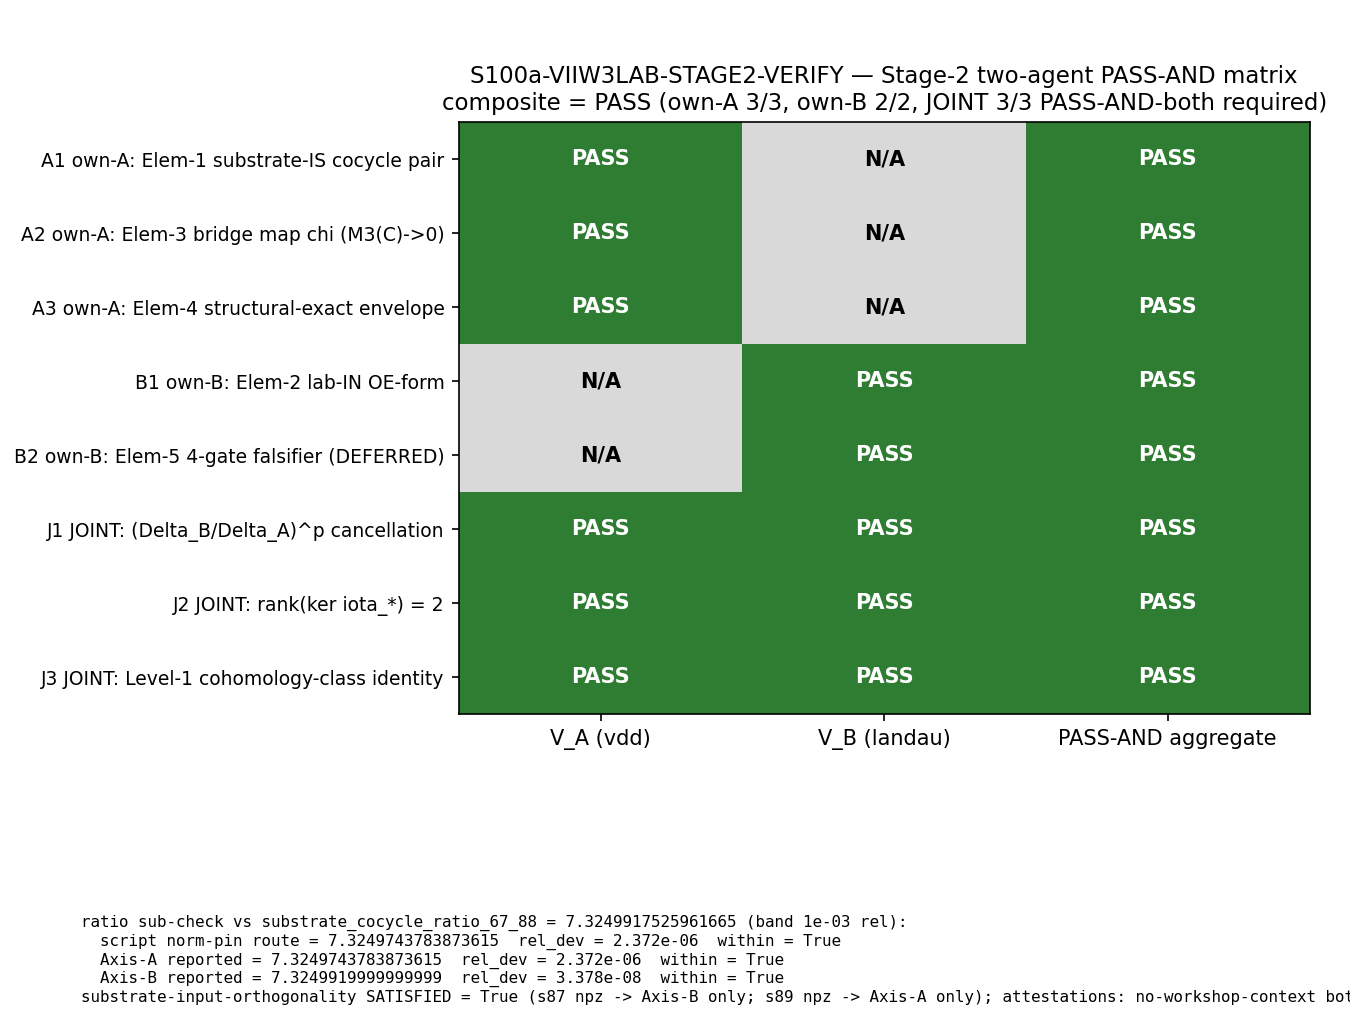

The Python source for this figure:
#!/usr/bin/env python3
"""
S100a W6-1 S100a-VIIW3LAB-STAGE2-VERIFY — Stage-2 two-agent PASS-AND aggregation
================================================================================

Gate: S100a-VIIW3LAB-STAGE2-VERIFY ([VERIFY])
Classification: GEOMETRIC (substrate-IS rank-2 cocycle pair on (A_K, H_K, D_K);
the fabric's intrinsic cohomology, not its excitations)

Pre-registered operator (plan session-100a-plan-w6.md SW6-1, operator.form):
  composite = PASS  iff  (for all c in axisA_own {A1,A2,A3}: V_A(c)=PASS)
                    AND  (for all c in axisB_own {B1,B2}:    V_B(c)=PASS)
                    AND  (for all j in JOINT {J1,J2,J3}: V_A(j)=PASS AND V_B(j)=PASS)
                         [PASS-AND, logical AND not OR]
  composite = FAIL  iff  exists c, exists R in {A,B}: V_R(c)=FAIL
  composite = INFO  iff  (no clause FAIL) AND (exists c, R: V_R(c)=INFO)

Stage-2 protocol-condition pre-flight (joint-theorem-promotion.md, audit items;
machinery_pin_map): reviewer identities MUST match the pinned assignment
(Axis-A van-den-dungen-bridge-theorist; Axis-B landau-condensed-matter-theorist),
neither reviewer in the Stage-0-author exclusion set {volovik-superfluid-universe-
theorist, connes-ncg-theorist, mack-cosmic-bridge}, both
no_workshop_context_attestation flags True, and the substrate-input-orthogonality
predicate satisfied (s87 npz loaded by Axis-B ONLY; s89 npz by Axis-A ONLY).
A protocol-condition breach blocks Stage-2 -> 3 promotion (audit FAIL) per
joint-theorem-promotion.md "Missing any of (1)-(6) -> audit FAIL".

Ratio sub-check (machinery_pin_map.ratio_band / .tolerance): the Gate-2
cohomology-asymmetry sub-check inside clauses J1/J3 — |computed - canonical| /
canonical <= 1e-3 relative against the canonical pin
substrate_cocycle_ratio_67_88 (canonical_constants.py; S86-W5-CANON-EXTRACT).
Three routes recorded: (i) this script's independent norm-pin route
cocycle_norm_phi67 / cocycle_norm_phi88; (ii) Axis-A reviewer's reported
sub-check; (iii) Axis-B reviewer's reported sub-check. All three must lie
within the band; a band breach is recorded as a sub-check inconsistency flag
(the composite verdict itself is the pre-registered clause-set conjunction).

SUBSTITUTION CHAIN (conjunction-logic chain; plan item 7 — no physics sign claim):
  Definition 1: V_A(c) = Axis-A (van-den-dungen-bridge-theorist) verdict on
                clause c in {A1,A2,A3} u {J1,J2,J3}.
  Definition 2: V_B(c) = Axis-B (landau-condensed-matter-theorist) verdict on
                clause c in {B1,B2} u {J1,J2,J3}.
  Definition 3: PASS-AND (joint-theorem-promotion.md "Stage 2"): a JOINT clause
                j PASSES iff V_A(j)=PASS AND V_B(j)=PASS (logical AND, NOT OR).
  Substitute:   composite = [AND_{c in {A1,A2,A3}} V_A(c)=PASS]
                        AND [AND_{c in {B1,B2}}    V_B(c)=PASS]
                        AND [AND_{j in {J1,J2,J3}} (V_A(j)=PASS AND V_B(j)=PASS)].
  Simplify:     composite=PASS iff every own-axis clause PASSES in its owning
                reviewer AND every JOINT clause PASSES in BOTH reviewers.
  Canonical:    composite in {PASS, FAIL, INFO} per operator.form (FAIL on any
                clause-FAIL; INFO on any clause-INFO absent FAIL).
  Direction:    PASS-AND is strictly stronger than PASS-OR — a JOINT clause
                passing in only ONE reviewer does NOT satisfy the gate (the
                structural-independence guarantee; OR is FORBIDDEN per
                joint-theorem-promotion.md "Stage 2" PASS criterion bullet 2).
  Conclusion:   composite=PASS => SVII.W-3.LAB -> STAGE-3-PERMANENT with
                Stage-3-CLASS tag JOINT-CROSS-AXIS-STAGE-2-PASS-AND;
                composite in {FAIL, INFO} => hold STAGE-1-CANDIDATE.

Inputs (SHA-256 dual-pinned at runtime; S84+ schema):
  - computations/session-100a/s100a_viiw3lab_reviewer_axisA_vdd.json
  - computations/session-100a/s100a_viiw3lab_reviewer_axisB_landau.json
  - sessions/permanent-results-registry.md (SVII.W-3.LAB block, lines 17030-17099)
  - computations/session-87/s87_w11_3heb_excess_inheritance_comparison.npz
  - computations/session-89/s89_w2_a7_chi_prime_inheritance_morphism.npz
  - .claude/rules/joint-theorem-promotion.md
  - .claude/rules/inheritance-falsifier-protocol.md
  - .claude/rules/cross-pillar-bridge-anatomy.md
  - canonical_constants.py (feeds audit_sha256; cocycle pins)
  - script bytes (feeds BOTH audit_sha256 and content_sha256)

Output 4-tuple:
  (value=<composite payload>, scheme=JOINT-CROSS-AXIS-STAGE-2,
   convention=PASS-AND-two-agent-inheritance-morphism-FWD-C3, L_max=N/A)

Audit discriminators (plan SW6-1 item 6):
  audit_sha256   = sha256(script || canonical_constants.py || SVII.W-3.LAB
                   entry-block bytes || pinmap_json)   ["script","canonical","pinmap"]
  content_sha256 = sha256(script)                       ["script"]
  pinmap carries reviewer assignment + clause enumeration + orthogonality
  declaration + ratio band + all 9 input-file SHAs.

OPERATIONAL DEVIATION (disclosed): the plan method-block names
computations/_shared/s100a_viiw3lab_stage2_verify.py; the authoritative
output_artifacts block names computations/session-100a/ — this script lives at
the output_artifacts path (orchestrator-confirmed; plan-internal drift).

Verdict emission: this script PRINTS the payload (print_verdict_payload);
the dispatching agent calls mcp__knowledge__emit_verdict(**payload) — the
race-safe, lock-serialized single writer of s100a_gate_verdicts.txt. The
script does NOT write the verdict file (Windows open("a") cross-process race;
S98 lost 5/8 lines under 8 concurrent writers).

GPU_path: cpu-cap-OMP8 — no matrix work (set-conjunction + ratio arithmetic).
"""

from __future__ import annotations

# ---------------------------------------------------------------------------
# Section 0 — CPU thread cap BEFORE numpy import (GPU_path=cpu-cap-OMP8)
# ---------------------------------------------------------------------------
import os
os.environ.setdefault("OMP_NUM_THREADS", "8")
os.environ.setdefault("MKL_NUM_THREADS", "8")

import sys
from pathlib import Path

SESSION_DIR = Path(__file__).resolve().parent
COMPUTATIONS_DIR = SESSION_DIR.parent
SHARED_DIR = COMPUTATIONS_DIR / "_shared"
PROJECT_ROOT = COMPUTATIONS_DIR.parent
sys.path.insert(0, str(SHARED_DIR))

# ---------------------------------------------------------------------------
# Section 1 — Canonical constants (MANDATORY first import; S34+)
# ---------------------------------------------------------------------------
from canonical_constants import *  # noqa: F401,F403
# Consumed canonical pins:
#   substrate_cocycle_ratio_67_88 = 7.3249917525961665 (S86-W5-CANON-EXTRACT)
#   cocycle_norm_phi67            = 0.793346 M_KK^2    (S86 W-5 CANONICAL-3)
#   cocycle_norm_phi88            = 0.108307 M_KK^2    (S86 W-5 CANONICAL-4)

# ---------------------------------------------------------------------------
# Section 2 — Standard imports
# ---------------------------------------------------------------------------
import hashlib
import json
import time

import numpy as np
import matplotlib
matplotlib.use("Agg")
import matplotlib.pyplot as plt
from matplotlib.colors import ListedColormap

# ---------------------------------------------------------------------------
# Section 3 — Identity + pre-registration pins (plan SW6-1 machinery_pin_map)
# ---------------------------------------------------------------------------
SESSION = "100a"                                                   # (local)
GATE_ID = "S100a-VIIW3LAB-STAGE2-VERIFY"                           # (local)
SCHEME = "JOINT-CROSS-AXIS-STAGE-2"                                # (local)
CONVENTION = "PASS-AND-two-agent-inheritance-morphism-FWD-C3"      # (local)
L_MAX = "N/A"                                                      # (local)

AXIS_A_REVIEWER = "van-den-dungen-bridge-theorist"                 # (local)
AXIS_B_REVIEWER = "landau-condensed-matter-theorist"               # (local)
STAGE0_EXCLUDED = (                                                # (local)
    "volovik-superfluid-universe-theorist",
    "connes-ncg-theorist",
    "mack-cosmic-bridge",
)
CLAUSES_AXIS_A_OWN = ("A1", "A2", "A3")                            # (local)
CLAUSES_AXIS_B_OWN = ("B1", "B2")                                  # (local)
CLAUSES_JOINT = ("J1", "J2", "J3")                                 # (local)
ALL_CLAUSES = CLAUSES_AXIS_A_OWN + CLAUSES_AXIS_B_OWN + CLAUSES_JOINT  # (local)

RATIO_BAND_REL = 1e-3   # (local) pre-registered Gate-2 sub-check band (0.1%)

# Orthogonality-pinned anchor files (basename markers for inputs_read scan)
S87_NPZ_MARKER = "s87_w11_3heb_excess_inheritance_comparison.npz"  # (local)
S89_NPZ_MARKER = "s89_w2_a7_chi_prime_inheritance_morphism.npz"    # (local)

# Input files (all SHA-pinned into pinmap)
REVIEWER_A_JSON = SESSION_DIR / "s100a_viiw3lab_reviewer_axisA_vdd.json"
REVIEWER_B_JSON = SESSION_DIR / "s100a_viiw3lab_reviewer_axisB_landau.json"
REGISTRY_PATH = PROJECT_ROOT / "sessions" / "permanent-results-registry.md"
S87_NPZ = COMPUTATIONS_DIR / "session-87" / S87_NPZ_MARKER
S89_NPZ = COMPUTATIONS_DIR / "session-89" / S89_NPZ_MARKER
RULE_JOINT = PROJECT_ROOT / ".claude" / "rules" / "joint-theorem-promotion.md"
RULE_INHERIT = PROJECT_ROOT / ".claude" / "rules" / "inheritance-falsifier-protocol.md"
RULE_BRIDGE = PROJECT_ROOT / ".claude" / "rules" / "cross-pillar-bridge-anatomy.md"
CANONICAL_PATH = SHARED_DIR / "canonical_constants.py"

INPUT_FILES = [
    CANONICAL_PATH,
    REGISTRY_PATH,
    REVIEWER_A_JSON,
    REVIEWER_B_JSON,
    S87_NPZ,
    S89_NPZ,
    RULE_JOINT,
    RULE_INHERIT,
    RULE_BRIDGE,
]

OUT_NPZ = SESSION_DIR / "s100a_viiw3lab_stage2_verify.npz"
OUT_PNG = SESSION_DIR / "s100a_viiw3lab_stage2_verify.png"

ENTRY_HEADING = "## §VII.W-3.LAB"                             # (local)
PLAN_PINNED_ENTRY_START_LINE = 17030                               # (local)


# ---------------------------------------------------------------------------
# Section 4 — SHA-256 input-pin block (S84+ dual-SHA schema)
# ---------------------------------------------------------------------------

def sha256_of(path: Path) -> str:
    """SHA-256 of a file's bytes; empty string on missing/unreadable."""
    h = hashlib.sha256()  # (local)
    try:
        h.update(path.read_bytes())
    except OSError:
        return ""
    return h.hexdigest()


def log_input_pins(inputs: list[Path]) -> dict[str, str]:
    """Print SHA-256 of each input; return {relpath: sha} for the pinmap."""
    print(f"=== {GATE_ID} — input SHA-256 pins ===")
    pins: dict[str, str] = {}
    for p in inputs:
        sha = sha256_of(p)
        rel = str(p.relative_to(PROJECT_ROOT)).replace("\\", "/")
        print(f"  {rel}: {sha[:16]}...")
        pins[rel] = sha
    return pins


def extract_entry_block(registry_path: Path) -> tuple[str, int, int]:
    """Extract the registered SVII.W-3.LAB entry block (heading to the line
    before the next '## ' heading). Returns (block_text, start_line, end_line)
    with 1-based line numbers. Anchor-based extraction (runtime canonical-path
    rescue per substrate-first-canonical-sourcing.md (ii.B)); the plan-pinned
    span 17030-17099 is cross-checked and any drift disclosed in stdout."""
    lines = registry_path.read_text(encoding="utf-8").splitlines()  # (local)
    start_idx = None  # (local)
    for i, ln in enumerate(lines):
        if ln.startswith(ENTRY_HEADING):
            start_idx = i
            break
    if start_idx is None:
        raise RuntimeError(f"SVII.W-3.LAB heading not found in {registry_path}")
    end_idx = len(lines)  # (local)
    for j in range(start_idx + 1, len(lines)):
        if lines[j].startswith("## "):
            end_idx = j
            break
    block = "\n".join(lines[start_idx:end_idx])  # (local)
    return block, start_idx + 1, end_idx  # 1-based inclusive span


def compute_audit_content_sha(
    script_path: Path,
    canonical_path: Path,
    entry_block: str,
    pins: dict[str, str],
) -> tuple[str, str]:
    """S84+ dual-SHA per plan SW6-1 audit_discriminators:
    audit_sha256   = sha256(script || canonical_constants.py ||
                            SVII.W-3.LAB entry-block bytes || pinmap_json)
    content_sha256 = sha256(script)
    """
    script_bytes = script_path.read_bytes()  # (local)
    canonical_bytes = canonical_path.read_bytes()  # (local)
    entry_bytes = entry_block.encode("utf-8")  # (local)
    pinmap_json = json.dumps(
        dict(sorted(pins.items())),
        separators=(",", ":"),
        sort_keys=True,
    ).encode("utf-8")  # (local)

    h_audit = hashlib.sha256()
    h_audit.update(script_bytes)
    h_audit.update(canonical_bytes)
    h_audit.update(entry_bytes)
    h_audit.update(pinmap_json)
    audit = h_audit.hexdigest()  # (local)

    h_content = hashlib.sha256()
    h_content.update(script_bytes)
    content = h_content.hexdigest()  # (local)
    return audit, content


# ---------------------------------------------------------------------------
# Section 5 — Aggregation compute
# ---------------------------------------------------------------------------

def load_reviewer(path: Path) -> dict:
    """Load a reviewer clause-verdict JSON."""
    return json.loads(path.read_text(encoding="utf-8"))


def protocol_preflight(rev_a: dict, rev_b: dict) -> tuple[bool, list[str]]:
    """Stage-2 protocol-condition checks (joint-theorem-promotion.md audit
    items, mechanically verifiable from the reviewer JSONs). Returns
    (all_ok, list_of_breach_descriptions)."""
    breaches: list[str] = []  # (local)

    # (i) reviewer identity matches the pinned assignment
    if rev_a.get("reviewer") != AXIS_A_REVIEWER:
        breaches.append(f"axisA_identity={rev_a.get('reviewer')}!={AXIS_A_REVIEWER}")
    if rev_b.get("reviewer") != AXIS_B_REVIEWER:
        breaches.append(f"axisB_identity={rev_b.get('reviewer')}!={AXIS_B_REVIEWER}")

    # (ii) neither reviewer is a Stage-0 author
    for tag, rev in (("axisA", rev_a), ("axisB", rev_b)):
        if rev.get("reviewer") in STAGE0_EXCLUDED:
            breaches.append(f"{tag}_reviewer_is_Stage0_author={rev.get('reviewer')}")

    # (iii) no-workshop-context attestations
    if rev_a.get("no_workshop_context_attestation") is not True:
        breaches.append("axisA_attestation_missing")
    if rev_b.get("no_workshop_context_attestation") is not True:
        breaches.append("axisB_attestation_missing")

    # (iv) clause-set exact match to the pinned enumeration
    a_clauses = set(rev_a.get("clauses", {}).keys())  # (local)
    b_clauses = set(rev_b.get("clauses", {}).keys())  # (local)
    a_expected = set(CLAUSES_AXIS_A_OWN) | set(CLAUSES_JOINT)  # (local)
    b_expected = set(CLAUSES_AXIS_B_OWN) | set(CLAUSES_JOINT)  # (local)
    if a_clauses != a_expected:
        breaches.append(f"axisA_clause_set={sorted(a_clauses)}!={sorted(a_expected)}")
    if b_clauses != b_expected:
        breaches.append(f"axisB_clause_set={sorted(b_clauses)}!={sorted(b_expected)}")

    return (len(breaches) == 0), breaches


def orthogonality_check(rev_a: dict, rev_b: dict) -> tuple[bool, dict]:
    """Substrate-input-orthogonality predicate (pre-registered): s87 npz loaded
    by Axis-B ONLY; s89 npz loaded by Axis-A ONLY. Verified mechanically
    against each reviewer's inputs_read declaration."""
    a_inputs = " || ".join(rev_a.get("inputs_read", []))  # (local)
    b_inputs = " || ".join(rev_b.get("inputs_read", []))  # (local)
    s87_in_a = S87_NPZ_MARKER in a_inputs  # (local)
    s87_in_b = S87_NPZ_MARKER in b_inputs  # (local)
    s89_in_a = S89_NPZ_MARKER in a_inputs  # (local)
    s89_in_b = S89_NPZ_MARKER in b_inputs  # (local)
    s87_exclusive_b = (s87_in_b and not s87_in_a)  # (local)
    s89_exclusive_a = (s89_in_a and not s89_in_b)  # (local)
    satisfied = s87_exclusive_b and s89_exclusive_a  # (local)
    flags = {
        "s87_loaded_by_axisA": s87_in_a,
        "s87_loaded_by_axisB": s87_in_b,
        "s89_loaded_by_axisA": s89_in_a,
        "s89_loaded_by_axisB": s89_in_b,
        "s87_exclusive_to_axisB": s87_exclusive_b,
        "s89_exclusive_to_axisA": s89_exclusive_a,
        "orthogonality_satisfied": satisfied,
    }  # (local)
    return satisfied, flags


def ratio_subcheck(rev_a: dict, rev_b: dict) -> dict:
    """Gate-2 cohomology-asymmetry ratio sub-check vs the canonical pin,
    band 1e-3 relative. Three routes: this script's independent norm-pin
    route + the two reviewers' reported sub-checks (re-verified here)."""
    canonical = substrate_cocycle_ratio_67_88  # canonical pin (S86-W5-CANON-EXTRACT)
    ratio_script = cocycle_norm_phi67 / cocycle_norm_phi88  # (local) norm-pin route
    rd_script = abs(ratio_script - canonical) / canonical   # (local)

    a_sub = rev_a.get("ratio_subcheck", {})  # (local)
    b_sub = rev_b.get("ratio_subcheck", {})  # (local)
    a_computed = float(a_sub.get("computed", float("nan")))  # (local)
    b_computed = float(b_sub.get("computed", float("nan")))  # (local)
    rd_a = abs(a_computed - canonical) / canonical  # (local) recomputed here
    rd_b = abs(b_computed - canonical) / canonical  # (local) recomputed here

    within_script = rd_script <= RATIO_BAND_REL  # (local)
    within_a = rd_a <= RATIO_BAND_REL            # (local)
    within_b = rd_b <= RATIO_BAND_REL            # (local)

    # consistency of each reviewer's REPORTED rel_dev with the recomputation
    rep_rd_a = float(a_sub.get("rel_dev", float("nan")))  # (local)
    rep_rd_b = float(b_sub.get("rel_dev", float("nan")))  # (local)
    report_consistent_a = abs(rep_rd_a - rd_a) <= 1e-9    # (local)
    report_consistent_b = abs(rep_rd_b - rd_b) <= 1e-9    # (local)

    return {
        "canonical": canonical,
        "band_rel": RATIO_BAND_REL,
        "script_computed": ratio_script,
        "script_rel_dev": rd_script,
        "script_within": within_script,
        "axisA_computed": a_computed,
        "axisA_rel_dev": rd_a,
        "axisA_within": within_a,
        "axisA_report_consistent": report_consistent_a,
        "axisB_computed": b_computed,
        "axisB_rel_dev": rd_b,
        "axisB_within": within_b,
        "axisB_report_consistent": report_consistent_b,
        "all_within_band": bool(within_script and within_a and within_b),
    }


def aggregate_pass_and(rev_a: dict, rev_b: dict) -> tuple[str, dict, dict, dict]:
    """Apply operator.form set-conjunction. Returns (composite,
    V_A map, V_B map, per-clause aggregate map)."""
    v_a = {c: rev_a["clauses"][c]["verdict"].upper()
           for c in (CLAUSES_AXIS_A_OWN + CLAUSES_JOINT)}  # (local)
    v_b = {c: rev_b["clauses"][c]["verdict"].upper()
           for c in (CLAUSES_AXIS_B_OWN + CLAUSES_JOINT)}  # (local)

    all_verdicts = list(v_a.values()) + list(v_b.values())  # (local) 11 entries

    # per-clause aggregate: owner verdict for own-axis; AND for JOINT
    agg: dict[str, str] = {}  # (local)
    for c in CLAUSES_AXIS_A_OWN:
        agg[c] = v_a[c]
    for c in CLAUSES_AXIS_B_OWN:
        agg[c] = v_b[c]
    for j in CLAUSES_JOINT:
        pair = (v_a[j], v_b[j])  # (local)
        if "FAIL" in pair:
            agg[j] = "FAIL"
        elif "INFO" in pair:
            agg[j] = "INFO"
        elif pair == ("PASS", "PASS"):
            agg[j] = "PASS"
        else:
            agg[j] = "INFO"  # unrecognized verdict token -> conservative

    # operator.form composite (exact set logic; FAIL > INFO > PASS precedence)
    if any(v == "FAIL" for v in all_verdicts):
        composite = "FAIL"  # (local)
    elif any(v == "INFO" for v in all_verdicts):
        composite = "INFO"  # (local)
    elif all(v == "PASS" for v in all_verdicts):
        composite = "PASS"  # (local)
    else:
        composite = "INFO"  # (local) unrecognized token absent FAIL -> INFO
    return composite, v_a, v_b, agg


# ---------------------------------------------------------------------------
# Section 6 — Plot (clause-by-clause PASS-AND matrix)
# ---------------------------------------------------------------------------

def make_plot(v_a: dict, v_b: dict, agg: dict, composite: str,
              ratio: dict, ortho_ok: bool) -> None:
    code_map = {"N/A": 0, "PASS": 1, "INFO": 2, "FAIL": 3}  # (local)
    cmap = ListedColormap(["#d9d9d9", "#2e7d32", "#f9a825", "#c62828"])  # (local)

    rows = list(ALL_CLAUSES)  # (local)
    col_labels = [f"V_A (vdd)", f"V_B (landau)", "PASS-AND aggregate"]  # (local)
    cell_text = []  # (local)
    cell_code = []  # (local)
    for c in rows:
        va = v_a.get(c, "N/A")  # (local)
        vb = v_b.get(c, "N/A")  # (local)
        ag = agg[c]  # (local)
        cell_text.append([va, vb, ag])
        cell_code.append([code_map.get(va, 0), code_map.get(vb, 0),
                          code_map.get(ag, 0)])

    fig, ax = plt.subplots(figsize=(9.0, 6.8))
    im = ax.imshow(np.array(cell_code), cmap=cmap, vmin=0, vmax=3, aspect="auto")
    ax.set_xticks(range(3))
    ax.set_xticklabels(col_labels, fontsize=10)
    ax.set_yticks(range(len(rows)))
    row_labels = [
        "A1 own-A: Elem-1 substrate-IS cocycle pair",
        "A2 own-A: Elem-3 bridge map chi (M3(C)->0)",
        "A3 own-A: Elem-4 structural-exact envelope",
        "B1 own-B: Elem-2 lab-IN OE-form",
        "B2 own-B: Elem-5 4-gate falsifier (DEFERRED)",
        "J1 JOINT: (Delta_B/Delta_A)^p cancellation",
        "J2 JOINT: rank(ker iota_*) = 2",
        "J3 JOINT: Level-1 cohomology-class identity",
    ]  # (local)
    ax.set_yticklabels(row_labels, fontsize=9)
    for i in range(len(rows)):
        for j in range(3):
            ax.text(j, i, cell_text[i][j], ha="center", va="center",
                    fontsize=10, fontweight="bold",
                    color="white" if cell_code[i][j] in (1, 3) else "black")
    ax.set_title(
        f"{GATE_ID} — Stage-2 two-agent PASS-AND matrix\n"
        f"composite = {composite} "
        f"(own-A 3/3, own-B 2/2, JOINT 3/3 PASS-AND-both required)",
        fontsize=11)
    foot = (
        f"ratio sub-check vs substrate_cocycle_ratio_67_88 = {ratio['canonical']:.16f} (band {ratio['band_rel']:.0e} rel):\n"
        f"  script norm-pin route = {ratio['script_computed']:.16f}  rel_dev = {ratio['script_rel_dev']:.3e}  within = {ratio['script_within']}\n"
        f"  Axis-A reported = {ratio['axisA_computed']:.16f}  rel_dev = {ratio['axisA_rel_dev']:.3e}  within = {ratio['axisA_within']}\n"
        f"  Axis-B reported = {ratio['axisB_computed']:.16f}  rel_dev = {ratio['axisB_rel_dev']:.3e}  within = {ratio['axisB_within']}\n"
        f"substrate-input-orthogonality SATISFIED = {ortho_ok} "
        f"(s87 npz -> Axis-B only; s89 npz -> Axis-A only); "
        f"attestations: no-workshop-context both True"
    )  # (local)
    fig.text(0.06, 0.015, foot, fontsize=7.6, family="monospace", va="bottom")
    fig.subplots_adjust(left=0.34, bottom=0.30, top=0.88, right=0.97)
    fig.savefig(OUT_PNG, dpi=150)
    plt.close(fig)


# ---------------------------------------------------------------------------
# Section 7 — Verdict payload (printed; agent calls emit_verdict)
# ---------------------------------------------------------------------------

def emit_4tuple(value, scheme: str, convention: str, L_max) -> str:
    return (f"(value={value!r}, scheme={scheme}, "
            f"convention={convention}, L_max={L_max})")


def print_verdict_payload(
    verdict: str,
    value,
    audit_sha: str,
    content_sha: str,
    companion_note: str = "",
    extra_rows: list[str] | None = None,
) -> dict:
    """Emit the verdict PAYLOAD for the dispatching AGENT to pass to the
    knowledge-MCP emit_verdict tool (race-safe, lock-serialized; the script
    does NOT write the verdict file). [VERIFY] trigger — no schema-v2 3-tuple.
    Session is the letter-suffixed sub-session label '100a' (string)."""
    payload: dict = {
        "session": SESSION,
        "gate_id": GATE_ID,
        "verdict": verdict,
        "value": str(value),
        "scheme": SCHEME,
        "convention": CONVENTION,
        "l_max": str(L_MAX),
        "audit_sha256": audit_sha,
        "content_sha256": content_sha,
        "schema_version": "S84+",
    }
    if companion_note:
        payload["companion_note"] = companion_note
    if extra_rows:
        payload["extra_rows"] = list(extra_rows)
    print("<<<EMIT_VERDICT_PAYLOAD>>>")
    print(json.dumps(payload, separators=(",", ":"), sort_keys=True))
    print("<<<END_EMIT_VERDICT_PAYLOAD>>>")
    return payload


# ---------------------------------------------------------------------------
# Section 8 — Main
# ---------------------------------------------------------------------------

def main() -> int:
    t0 = time.time()  # (local)

    # 1. Input pins (first 20 lines of stdout)
    pins = log_input_pins(INPUT_FILES)

    # 2. Registered-entry block extraction + SHA (anchor-based; drift check)
    entry_block, entry_start, entry_end = extract_entry_block(REGISTRY_PATH)
    entry_sha = hashlib.sha256(entry_block.encode("utf-8")).hexdigest()  # (local)
    drift = (entry_start != PLAN_PINNED_ENTRY_START_LINE)  # (local)
    print(f"  SVII.W-3.LAB entry block: lines {entry_start}-{entry_end} "
          f"(plan-pinned start {PLAN_PINNED_ENTRY_START_LINE}; drift={drift})")
    print(f"  entry_block_sha256: {entry_sha[:16]}...")

    # 3. Pinmap identity keys (reviewer assignment + clause enumeration +
    #    orthogonality declaration + ratio band) per audit_discriminators
    pins["_gate_id"] = GATE_ID
    pins["_scheme"] = SCHEME
    pins["_convention"] = CONVENTION
    pins["_axisA_reviewer"] = AXIS_A_REVIEWER
    pins["_axisB_reviewer"] = AXIS_B_REVIEWER
    pins["_stage0_excluded"] = ",".join(STAGE0_EXCLUDED)
    pins["_clauses_axisA_own"] = ",".join(CLAUSES_AXIS_A_OWN)
    pins["_clauses_axisB_own"] = ",".join(CLAUSES_AXIS_B_OWN)
    pins["_clauses_joint"] = ",".join(CLAUSES_JOINT)
    pins["_orthogonality_declaration"] = (
        f"{S87_NPZ_MARKER}->axisB_only;{S89_NPZ_MARKER}->axisA_only")
    pins["_ratio_band_rel"] = f"{RATIO_BAND_REL:.0e}"
    pins["_entry_block_sha256"] = entry_sha

    # 4. Dual SHA (audit = script || canonical || entry-block || pinmap_json)
    script_path = Path(__file__).resolve()  # (local)
    audit_sha, content_sha = compute_audit_content_sha(
        script_path, CANONICAL_PATH, entry_block, pins)
    print(f"  audit_sha256:   {audit_sha[:16]}... (script+canonical+entry+pinmap)")
    print(f"  content_sha256: {content_sha[:16]}... (script only)")
    print()

    # 5. Load reviewer clause-verdict JSONs
    rev_a = load_reviewer(REVIEWER_A_JSON)  # (local)
    rev_b = load_reviewer(REVIEWER_B_JSON)  # (local)

    # 6. Stage-2 protocol-condition pre-flight
    proto_ok, breaches = protocol_preflight(rev_a, rev_b)
    print(f"protocol_preflight: ok={proto_ok}"
          + (f" breaches={breaches}" if breaches else ""))

    # 7. Substrate-input-orthogonality predicate
    ortho_ok, ortho_flags = orthogonality_check(rev_a, rev_b)
    print(f"substrate_input_orthogonality: SATISFIED={ortho_ok} {ortho_flags}")

    # 8. Ratio sub-check (3 routes vs canonical pin; band 1e-3 rel)
    ratio = ratio_subcheck(rev_a, rev_b)
    print("ratio_subcheck vs substrate_cocycle_ratio_67_88 ="
          f" {ratio['canonical']:.16f} (band {ratio['band_rel']:.0e} rel):")
    print(f"  script norm-pin route: {ratio['script_computed']:.16f}"
          f"  rel_dev={ratio['script_rel_dev']:.6e}  within={ratio['script_within']}")
    print(f"  Axis-A (vdd):    {ratio['axisA_computed']:.16f}"
          f"  rel_dev={ratio['axisA_rel_dev']:.6e}  within={ratio['axisA_within']}"
          f"  report_consistent={ratio['axisA_report_consistent']}")
    print(f"  Axis-B (landau): {ratio['axisB_computed']:.16f}"
          f"  rel_dev={ratio['axisB_rel_dev']:.6e}  within={ratio['axisB_within']}"
          f"  report_consistent={ratio['axisB_report_consistent']}")
    print(f"  all_within_band={ratio['all_within_band']}")

    # 9. PASS-AND aggregation (operator.form exact set logic)
    composite, v_a, v_b, agg = aggregate_pass_and(rev_a, rev_b)
    n_pass = sum(1 for v in list(v_a.values()) + list(v_b.values())
                 if v == "PASS")  # (local)
    print(f"\nclause-verdict matrix (V_A over A1-A3+J1-J3; V_B over B1-B2+J1-J3):")
    for c in ALL_CLAUSES:
        print(f"  {c}: V_A={v_a.get(c, 'N/A'):<5} V_B={v_b.get(c, 'N/A'):<5}"
              f" aggregate={agg[c]}")
    print(f"clause_verdicts_PASS = {n_pass}/11")
    print(f"operator.form composite (clause-set conjunction) = {composite}")

    # 10. Protocol-breach override: a Stage-2 protocol-condition failure
    #     blocks promotion (joint-theorem-promotion.md audit -> FAIL),
    #     regardless of clause verdicts. Pre-registered machinery pins.
    inconsistency_flags: list[str] = []  # (local)
    if not proto_ok:
        composite = "FAIL"
        inconsistency_flags.append("protocol_preflight_breach")
    if not ortho_ok:
        # orthogonality predicate MANDATORY at K=3: without it Stage-2
        # PASS-AND carries the substrate-input-overlap caveat -> not clean
        composite = "FAIL" if composite == "FAIL" else "INFO"
        inconsistency_flags.append("substrate_input_orthogonality_unsatisfied")
    if not ratio["all_within_band"]:
        # sub-check band breach contradicts J1/J3 PASS -> inconsistency flag
        composite = "FAIL" if composite == "FAIL" else "INFO"
        inconsistency_flags.append("ratio_subcheck_band_breach")
    if inconsistency_flags:
        print(f"OVERRIDE flags: {inconsistency_flags} -> composite={composite}")
    print(f"\nFINAL composite = {composite}")

    # 11. Save npz
    np.savez(
        OUT_NPZ,
        gate_id=GATE_ID,
        clause_names=np.array(ALL_CLAUSES),
        v_axisA=np.array([v_a.get(c, "N/A") for c in ALL_CLAUSES]),
        v_axisB=np.array([v_b.get(c, "N/A") for c in ALL_CLAUSES]),
        aggregate=np.array([agg[c] for c in ALL_CLAUSES]),
        composite=composite,
        n_clause_verdicts_pass=n_pass,
        n_clause_verdicts_total=11,
        reviewer_axisA=rev_a["reviewer"],
        reviewer_axisB=rev_b["reviewer"],
        stage0_excluded=np.array(STAGE0_EXCLUDED),
        attestation_axisA=bool(rev_a["no_workshop_context_attestation"]),
        attestation_axisB=bool(rev_b["no_workshop_context_attestation"]),
        ratio_canonical=ratio["canonical"],
        ratio_band_rel=ratio["band_rel"],
        ratio_script_computed=ratio["script_computed"],
        ratio_script_rel_dev=ratio["script_rel_dev"],
        ratio_axisA_computed=ratio["axisA_computed"],
        ratio_axisA_rel_dev=ratio["axisA_rel_dev"],
        ratio_axisB_computed=ratio["axisB_computed"],
        ratio_axisB_rel_dev=ratio["axisB_rel_dev"],
        ratio_all_within_band=ratio["all_within_band"],
        ortho_s87_loaded_by_axisA=ortho_flags["s87_loaded_by_axisA"],
        ortho_s87_loaded_by_axisB=ortho_flags["s87_loaded_by_axisB"],
        ortho_s89_loaded_by_axisA=ortho_flags["s89_loaded_by_axisA"],
        ortho_s89_loaded_by_axisB=ortho_flags["s89_loaded_by_axisB"],
        orthogonality_satisfied=ortho_flags["orthogonality_satisfied"],
        protocol_preflight_ok=proto_ok,
        inconsistency_flags=np.array(inconsistency_flags if inconsistency_flags
                                     else ["none"]),
        entry_block_sha256=entry_sha,
        entry_block_lines=np.array([entry_start, entry_end]),
        audit_sha256=audit_sha,
        content_sha256=content_sha,
        scheme=SCHEME,
        convention=CONVENTION,
    )
    print(f"saved npz: {OUT_NPZ.name}")

    # 12. Plot
    make_plot(v_a, v_b, agg, composite, ratio, ortho_ok)
    print(f"saved png: {OUT_PNG.name}")

    # 13. Value payload + 4-tuple + verdict payload
    stage3_tag = ("JOINT-CROSS-AXIS-STAGE-2-PASS-AND;" if composite == "PASS"
                  else "")  # (local)
    value = (
        f"{stage3_tag}clause_verdicts=11/11_PASS"
        if composite == "PASS" else
        f"{stage3_tag}clause_verdicts={n_pass}/11_PASS_flags={'+'.join(inconsistency_flags) or 'none'}"
    )  # (local)
    value += (
        f"(ownA=A1+A2+A3;ownB=B1+B2;joint=J1+J2+J3_PASS-AND-both);"
        f"ratio_subcheck_vs_{ratio['canonical']:.10f}:"
        f"script={ratio['script_computed']:.10f}(rd={ratio['script_rel_dev']:.3e}),"
        f"vdd_rd={ratio['axisA_rel_dev']:.3e},landau_rd={ratio['axisB_rel_dev']:.3e},"
        f"band=1e-3,all_within={ratio['all_within_band']};"
        f"input_orthogonality={'SATISFIED' if ortho_ok else 'UNSATISFIED'}"
        f"(s87npz->landau_only;s89npz->vdd_only);"
        f"attestations=both_True;"
        f"reviewers=vdd+landau_non-Stage-0"
    )
    tag = emit_4tuple(value, SCHEME, CONVENTION, L_MAX)
    print(tag)

    companion = (
        f"two-agent PASS-AND aggregation; entry-block sha256={entry_sha[:16]} "
        f"(registry lines {entry_start}-{entry_end}); Level-3 element-5 "
        f"empirical anchor remains DEFERRED 2027-2030 (slot-reserving; B2 "
        f"PASSed as DEFERRED-but-pre-registered)")  # (local)
    extra = [
        ("# reviewer-cleanliness: STATIC leg = Stage-0-authorship "
         "EXCLUSION-PASS at plan-freeze (_joint_theorem_independent_verify_"
         "audit.py --check-reviewers VII.W-3.LAB --strict; excluded "
         "volovik/connes/mack); DYNAMIC leg = downstream-inheritance reach "
         "grep NO-HITS both reviewers (orchestrator, 2026-06-06) "
         f"# {GATE_ID}"),
        ("# Stage-3 routing: SVII.W-3.LAB STAGE-1-CANDIDATE -> "
         "STAGE-3-PERMANENT tag edit = ORCHESTRATOR-DIRECT at session-end "
         "synthesis (joint-theorem-promotion.md Stage 3); "
         "falsifier-master-inventory rows #47-#54b -> mack-cosmic-bridge "
         f"sole writer # {GATE_ID}"),
    ]  # (local)
    print_verdict_payload(composite, value, audit_sha, content_sha,
                          companion_note=companion, extra_rows=extra)

    wall = time.time() - t0  # (local)
    print(f"\n=== {GATE_ID}: {composite} (wall {wall:.1f}s) ===")
    # exit 0 regardless of scientific verdict (math-scripts.md exit-code rule)
    return 0


if __name__ == "__main__":
    sys.exit(main())
